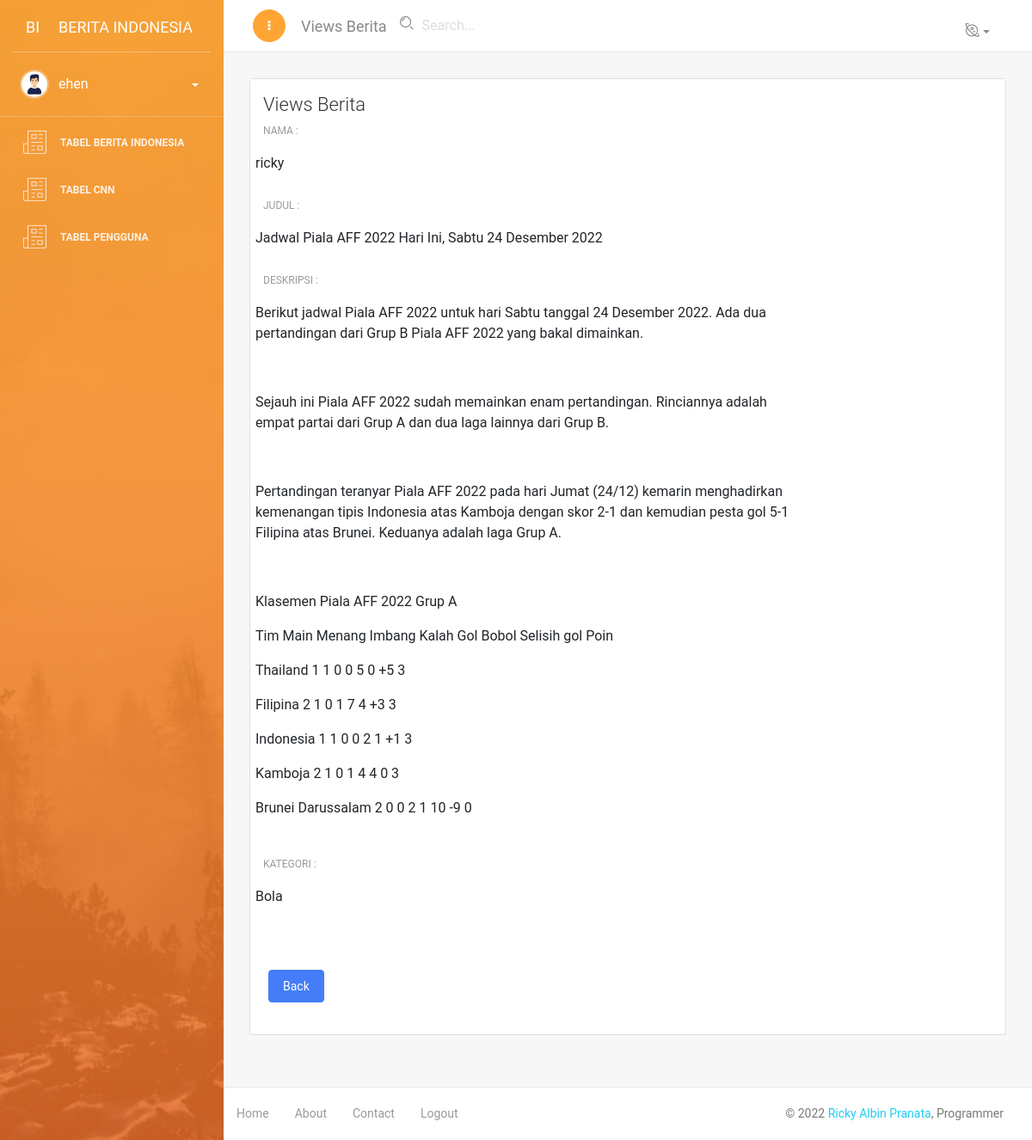
Screenshot of /dashboard/artikel/lihat/36 (signed in) with the database file from the repository.
### blog/models.py (models this page shows, shortened)
class Artikel(models.Model):
    nama = models.ForeignKey(User, on_delete=models.CASCADE, blank=True, null=True)
    judul = models.CharField(max_length=100)
    deskripsi = RichTextUploadingField(blank=True, null=True,
                                            config_name='special',
                                            external_plugin_resources=[(
                                                'youtube',
                                                '/static/ckeditor_plugins/youtube/youtube/',
                                                'plugin.js',
                                                )],
    )
    kategori = models.ForeignKey(Kategori, on_delete=models.CASCADE)
    date = models.DateTimeField(auto_now_add=True)
    thumbnail = models.ImageField(upload_to='artikel/thumbnail/', blank=True, null=True)
    class Meta:
        ordering =['-date']
        verbose_name_plural = "Artikel"

class Kategori(models.Model):
    nama = models.CharField(max_length=20)
    def __str__(self):
        return self.nama
    class Meta:
        verbose_name_plural = "Kategori"

### blog/views.py (the view)
# urls.py: path('artikel/lihat/<str:id>',lihat_artikel, name='lihat_artikel'),
@login_required
def lihat_artikel(request, id):
    template_name = "back/lihat_artikel.html"
    artikel = Artikel.objects.get(id=id)
    context = {
        'title': 'Views Berita',
        'artikel':artikel,
    }
    return render(request, template_name, context)

### templates/back/lihat_artikel.html (shortened to what this page needs)
{% extends 'back/base.html' %}
{% block content  %}
<div class="content">
    <div class="container-fluid">
        <div class="row">
            <div class="col-md-12">
                <div class="card">
                    <form class="form-horizontal" method="POST">
                        <div class="card-header">
                            <h4 class="card-title">
                                {{title}}
                            </h4>
                        </div>
                        <div class="card-content">
                            <div class="form-group">
                                <label class="col-md-3 control-label">Nama : </label>
                                <div class="col-md-9">
                                    {{artikel.nama}}
                                </div>
                            </div>
                            <div class="form-group">
                                <label class="col-md-3 control-label">Judul : </label>
                                <div class="col-md-9">
                                    {{artikel.judul}}
                                </div>
                            </div>
                            <div class="form-group">
                                <label class="col-md-3 control-label">Deskripsi : </label>
                                <div class="col-md-9">
                                    {{artikel.deskripsi|safe}}
                                </div>
                            </div>
                            <div class="form-group">
                                <label class="col-md-3 control-label">Kategori : </label>
                                <div class="col-md-9">
                                    {{artikel.kategori}}
                                </div>
                            </div>
                        </div>
                        <div class="card-footer">
                            <div class="form-group">
                                <label class="col-md-3"></label>
                                <div class="col-md-9">
                                    <a class="btn btn-fill btn-primary"  href="{% url 'tabel_artikel' %}">Back</a>
                                </div>
                            </div>
                        </div>
                    </form>
                </div>
            </div>
        </div>
    </div>
</div>
{% endblock content %}

### templates/back/menu.html (shortened to what this page needs)
{% load static %}
<div class="sidebar-wrapper">
    <div class="logo">
        <a href="{% url 'index' %}" class="simple-text logo-mini">
            BI
        </a>
        <a href="{% url 'index' %}" class="simple-text logo-normal">
            Berita Indonesia
        </a>
    </div>
    <div class="user">
        <div class="photo">
            <img src="{% static 'back/img/user.jpg' %}" />
        </div>
        <div class="info ">
            <a data-toggle="collapse" href="#collapseExample" class="collapsed">
                <span>
                    {{user}}
                    <b class="caret"></b>
                </span>
            </a>
        </div>
    </div>
    <ul class="nav">
        <li class="nav-item ">
            <a class="nav-link" href="{% url 'tabel_artikel' %}">
                <i class="nc-icon nc-paper-2"></i>
                <p>Tabel Berita Indonesia</p>
            </a>
            <li class="nav-item ">
                <a class="nav-link" href="{% url 'tabel_berita' %}">
                    <i class="nc-icon nc-paper-2"></i>
                    <p>Tabel CNN</p>
                </a>
        </li>
        {% if request.session.is_operator == 'operator'  %}
            <li class="nav-item ">
                <a class="nav-link" href="{% url 'tabel_users' %}">
                    <i class="nc-icon nc-paper-2"></i>
                    <p>Tabel Pengguna</p>
                </a>
            </li>
        {% endif %}
    </ul>
</div>

### rows the page displays
Artikel: nama "ricky", judul "Jadwal Piala AFF 2022 Hari Ini, Sabtu 24 Desember 2022", deskripsi "Berikut jadwal Piala AFF 2022 untuk hari Sabtu tanggal 24 Desember 2022. Ada dua pertandingan dari Grup B Piala AFF 2022 yang bakal dimainkan. Sejauh ini Piala AFF 2022 sudah memainkan enam pertandingan. Rinciannya adalah empat partai dari Grup A dan dua laga lainnya dari Grup B. Pertandingan teranyar Piala AFF 2022 pada hari Jumat (24/12) kemarin menghadirkan kemenangan tipis Indonesia atas Kamboja dengan skor 2-1 dan kemudian pesta gol 5-1 Filipina atas Brunei. Keduanya adalah laga Grup A. Klasemen Piala AFF 2022 Grup A Tim Main Menang Imbang Kalah Gol Bobol Selisih gol Poin Thailand 1 1 0 0 5 0 +5 3 Filipina 2 1 0 1 7 4 +3 3 Indonesia 1 1 0 0 2 1 +1 3 Kamboja 2 1 0 1 4 4 0 3 Brunei…", kategori "Bola"

### other values shown
{{ user }} "ehen"
{{ title }} "Views Berita"
